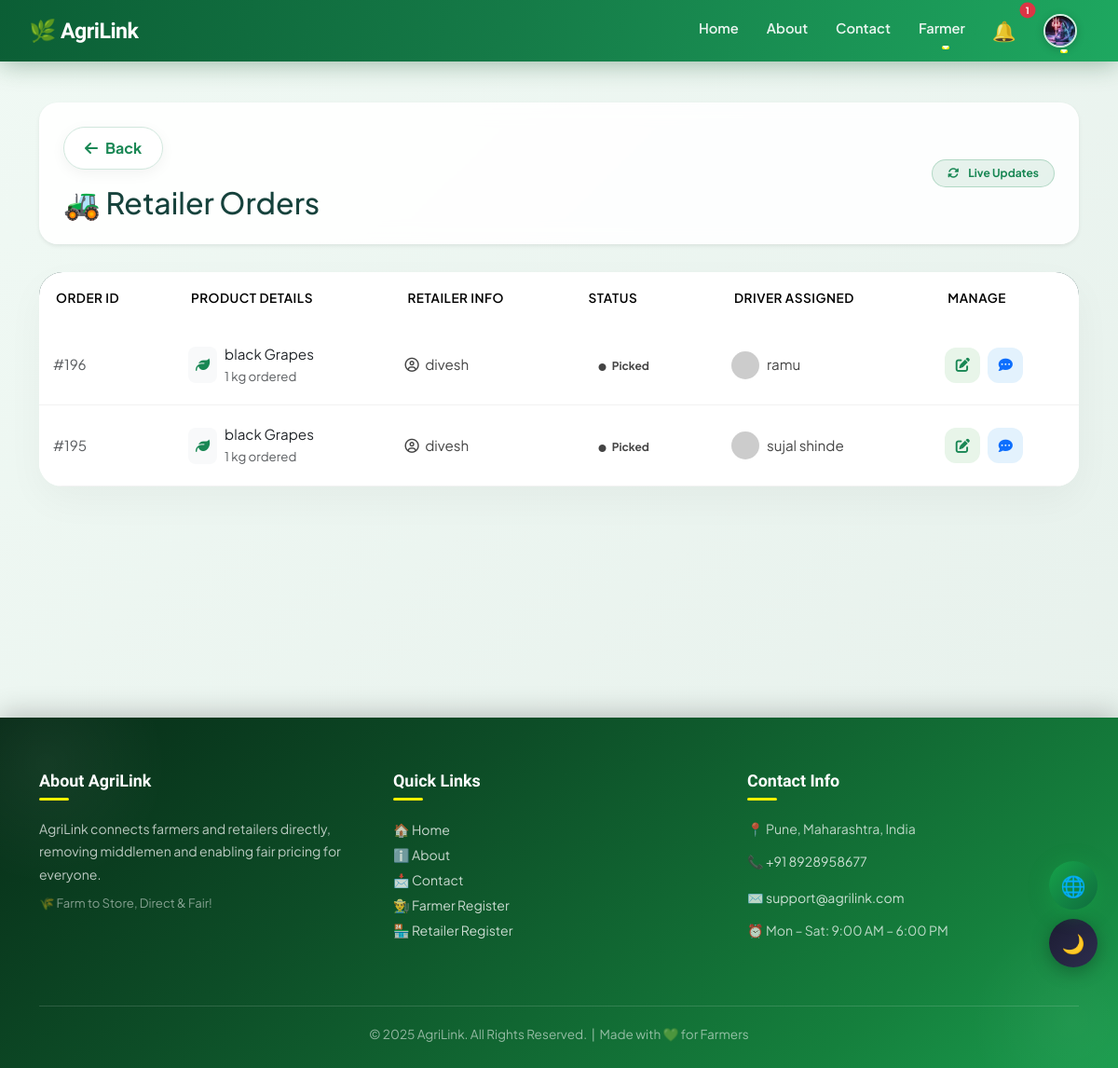
The page /farmer_order/ (signed in) on the database as committed earlier.
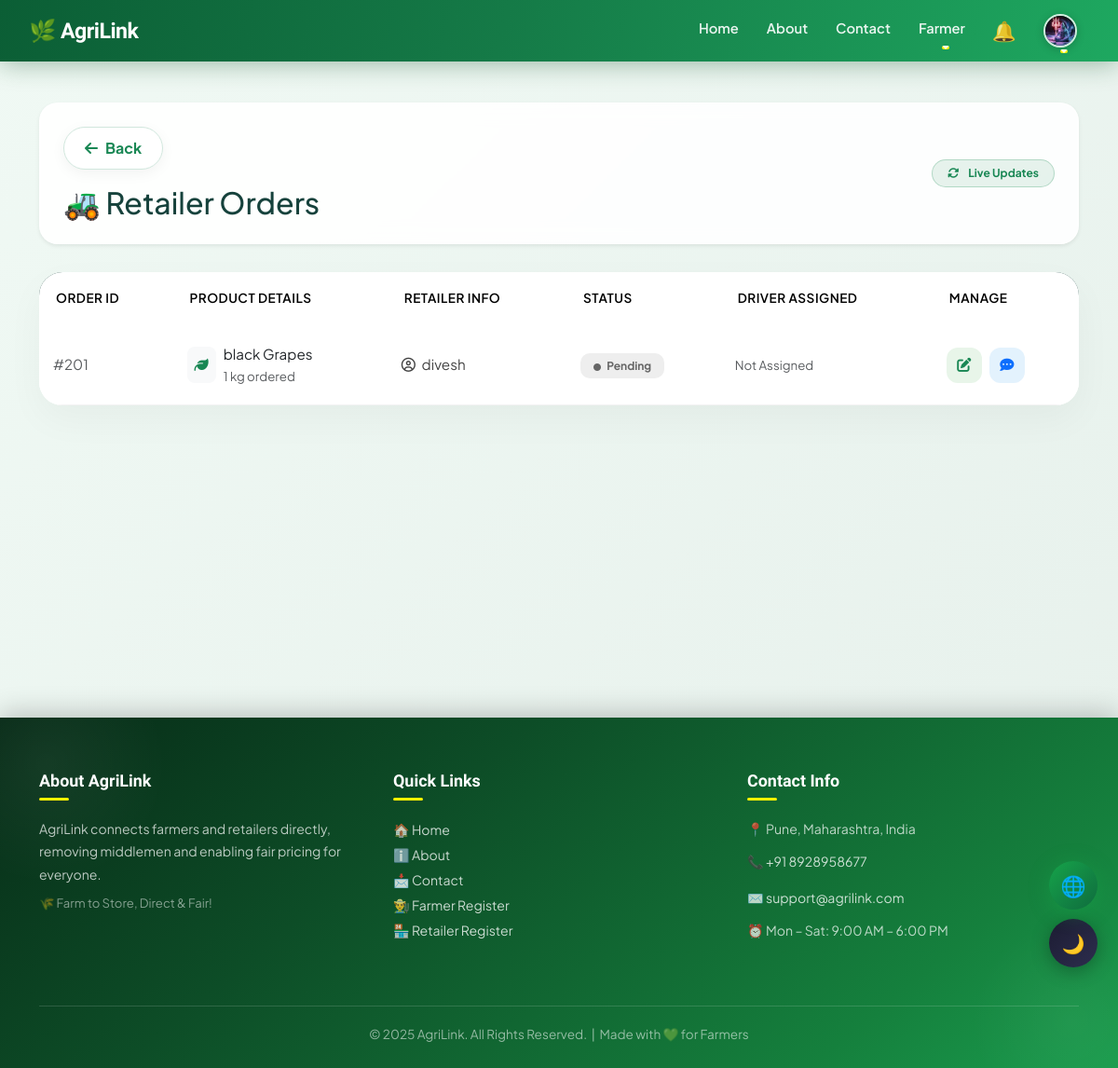
The same page on the database as committed later.
### projectapp/models.py (models this page shows, shortened)
class Order(models.Model):
    STATUS_CHOICES = [
        ('Pending', 'Pending'),
        ('Accepted', 'Accepted'),
        ('Packed', 'Packed'),
        ('Dispatched', 'Dispatched'),
        ('Delivered', 'Delivered'),
        ('Paid', 'Paid'),
    ]
    product = models.ForeignKey('Product', on_delete=models.PROTECT, related_name='orders')
    farmer = models.ForeignKey('Farmer', on_delete=models.CASCADE, related_name='orders', default=1)
    retailer = models.ForeignKey('Retailer', on_delete=models.CASCADE, related_name='orders')
    quantity = models.IntegerField(default=1)
    order_date = models.DateTimeField(auto_now_add=True)
    status = models.CharField(max_length=30, choices=STATUS_CHOICES, default='Pending')
    address = models.TextField(blank=True, null=True)
    contact = models.CharField(max_length=20, blank=True, null=True)
    current_lat = models.FloatField(null=True, blank=True)
    current_lng = models.FloatField(null=True, blank=True)
    driver = models.ForeignKey('Driver', on_delete=models.SET_NULL, null=True, blank=True)
    total_amount = models.FloatField(default=0.0)
    farmer_paid = models.BooleanField(default=False)  # ✅ ADD THIS

class Product(models.Model):
    product = models.CharField(max_length=100)
    description = models.TextField()
    created_at = models.DateTimeField(default=timezone.now)
    price = models.FloatField()
    latitude = models.FloatField(null=True, blank=True)  # 🆕
    longitude = models.FloatField(null=True, blank=True)  # 🆕
    quantity = models.IntegerField()
    location = models.CharField(max_length=50)
    image = models.ImageField(upload_to='product_images/', blank=True, null=True)
    farmer = models.ForeignKey('Farmer', on_delete=models.CASCADE, related_name='products')

class Retailer(models.Model):
    name = models.CharField(max_length=100)
    email = models.EmailField(unique=True)
    password = models.CharField(max_length=128)
    contact = models.CharField(max_length=15)
    address = models.TextField()
    city = models.CharField(max_length=50, blank=True, null=True)
    pincode = models.CharField(max_length=6, blank=True, null=True)
    gender = models.CharField(max_length=10)
    shop_number = models.CharField(max_length=50)   # ✔ New field
    gst_number = models.CharField(max_length=15)    # ✔ New field
    first_login = models.BooleanField(default=True)
    profile_image = models.ImageField(upload_to='profiles/', default='profiles/default.jpg')
    email_verified = models.BooleanField(default=False)
    email_otp = models.CharField(max_length=6, blank=True, null=True)

class Driver(models.Model):
    VEHICLE_CHOICES = [
        ('bike', 'Bike'),
        ('auto', 'Auto'),
        ('tempo', 'Tempo'),
        ('pickup', 'Pickup'),
        ('truck', 'Truck'),
    ]
    name = models.CharField(max_length=120)
    email = models.EmailField(unique=True)
    otp = models.CharField(max_length=6, blank=True, null=True)
    otp_created_at = models.DateTimeField(blank=True, null=True)
    email_verified = models.BooleanField(default=False)
    waiting_deadline = models.DateTimeField(null=True, blank=True)  # 🆕 50km timer
    phone = models.CharField(max_length=20, blank=True, null=True)
    password = models.CharField(max_length=128)
    vehicle_type = models.CharField(
        max_length=20,
        choices=VEHICLE_CHOICES,
        default='tempo'
    )
    vehicle_number = models.CharField(max_length=50, blank=True, null=True)
    capacity_kg = models.IntegerField(default=1000)
    rate_per_km = models.FloatField(default=12.0)
    is_available = models.BooleanField(default=False)
    location = models.CharField(max_length=150, blank=True, null=True)
    driver_photo = models.ImageField(
        upload_to='drivers/',
        blank=True,
        null=True
    )
    license_doc = models.FileField(
        upload_to='drivers/docs/',
        blank=True,
        null=True
    )
    vehicle_photo = models.ImageField(
        upload_to='drivers/vehicle_photos/',
        blank=True,
        null=True
    )
    phone_verified = models.BooleanField(default=False)
    license_issue_date = models.DateField(blank=True, null=True)
    license_expiry_date = models.DateField(blank=True, null=True)
    latitude = models.FloatField(null=True, blank=True)
    longitude = models.FloatField(null=True, blank=True)
    created_at = models.DateTimeField(auto_now_add=True)

### projectapp/views.py (the view)
# urls.py: path("farmer_order/", views.farmer_order, name="farmer_order"),
def farmer_order(request):
    if request.session.get("user_type") != "farmer":
        return redirect("farmer_login")
    farmer_name = request.session.get("name")
    farmer = get_object_or_404(Farmer, name=farmer_name)
    orders = Order.objects.filter(farmer=farmer).order_by('-order_date')
    active_orders = orders.exclude(status="Delivered")
    delivered_orders = orders.filter(status="Delivered")
    context = {
        'orders': active_orders,  # Show only active orders in main table
        'delivered_orders': delivered_orders,  # Optional: show in separate section
        'farmer': farmer,
    }
    return render(request, "farmer_order.html", context)

### projectapp/context_processors.py (called while the page is built)
def navbar_notifications(request):
    user_type = request.session.get('user_type')
    name = request.session.get('name')
    notes = []
    if user_type == "farmer" and name:
        notes = Notification.objects.filter(receiver_farmer__name=name, is_read=False).order_by('-timestamp')
    elif user_type == "retailer" and name:
        notes = Notification.objects.filter(receiver_retailer__name=name, is_read=False).order_by('-timestamp')
    elif user_type == "driver" and name:
        notes = Notification.objects.filter(receiver_driver__name=name, is_read=False).order_by('-timestamp')
    return {'navbar_notes': notes, 'user_type': user_type}

### projectapp/templates/farmer_order.html (shortened to what the changed rows need)
{% extends 'master.html' %}
{% load custom_filters %}
{% block body %}
<link rel="stylesheet" href="https://cdnjs.cloudflare.com/ajax/libs/font-awesome/6.4.0/css/all.min.css">
<div class="container main-content">
    <div class="order-header-card shadow-sm">
        <div>
            <h2 class="fw-800 mb-0 mt-2" style="color: var(--dark-green);">🚜 Retailer Orders</h2>
        </div>
    </div>
    <div class="card table-card">
        <div class="table-responsive">
            <table class="table table-hover align-middle mb-0">
                <thead>
                    <tr>
                        <th>Order ID</th>
                        <th>Product Details</th>
                        <th>Retailer Info</th>
                        <th>Status</th>
                        <th>Driver Assigned</th>
                        <th>Manage</th>
                    </tr>
                </thead>
                <tbody>
                    {% for order in orders %}
                    {% if order.status != "Delivered" %}
                    <tr>
                        <td data-label="Order ID">
                            <span class="fw-800 text-muted">#{{ order.id }}</span>
                        </td>
                        <td data-label="Product Details">
                            <div class="d-flex align-items-center gap-2">
                                <div class="bg-light rounded-3 p-2 text-success">
                                    <i class="fas fa-leaf"></i>
                                </div>
                                <div>
                                    <p class="mb-0 fw-800 text-dark">{{ order.product.product }}</p>
                                    <small class="text-muted fw-600">{{ order.quantity }} kg ordered</small>
                                </div>
                            </div>
                        </td>
                        <td data-label="Retailer Info">
                            <p class="mb-0 fw-700"><i class="far fa-user-circle me-1"></i> {{ order.retailer.name }}</p>
                        </td>
                        <td data-label="Status">
                            <span class="badge-status
                            {% if order.status == 'Pending' %}bg-pending
                            {% elif order.status == 'Accepted' %}bg-accepted
                            {% elif order.status == 'Packed' %}bg-packed
                            {% elif order.status == 'Dispatched' %}bg-dispatched
                            {% endif %}">
                                <i class="fas fa-circle me-1" style="font-size: 0.5rem;"></i> {{ order.status }}
                            </span>
                        </td>
                        <td data-label="Driver Assigned">
                            {% if order.driver %}
                                <div class="d-flex align-items-center gap-2 justify-content-md-start justify-content-end">
                                    <img src="https://ui-avatars.com/api/?name={{ order.driver.name }}&background=e8f5e9&color=198754" class="rounded-circle" width="30">
                                    <span class="fw-600">{{ order.driver.name }}</span>
                                </div>
                            {% else %}
                                <span class="text-muted small italic">Not Assigned</span>
                            {% endif %}
                        </td>
                        <td data-label="Manage">
                            <div class="d-flex gap-2 justify-content-md-start justify-content-end">
                                <a href="{% url 'update_status' order.id %}" class="action-btn btn-update" title="Update Status">
                                    <i class="fas fa-edit"></i>
                                </a>
                                <a href="{% url 'chat' order.id %}" class="action-btn btn-chat" title="Chat with Retailer">
                                    <i class="fas fa-comment-dots"></i>
                                </a>
                            </div>
                        </td>
                    </tr>
                    {% endif %}
                    {% endfor %}
                </tbody>
            </table>
        </div>
    </div>
</div>
{% endblock %}

Rows that differ between the two databases and show on the page:
no longer on this page (row edited): Order: id "196", product.product "black Grapes", quantity "1", retailer.name "divesh", status "Picked", driver.name "ramu"
no longer on this page (row edited): Order: id "195", product.product "black Grapes", quantity "1", retailer.name "divesh", status "Picked", driver.name "sujal shinde"
added Order: id "201", product.product "black Grapes", quantity "1", retailer.name "divesh", status "Pending", shows "Not Assigned"
Other text that changed with them:
{{ navbar_notes|length }}: "1" → (not shown)
